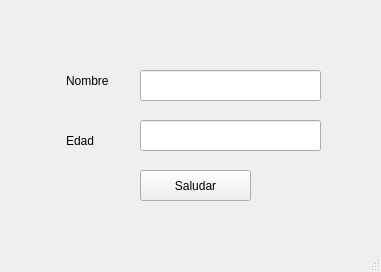
<?xml version="1.0" encoding="UTF-8"?>
<ui version="4.0">
 <class>MainWindow</class>
 <widget class="QMainWindow" name="MainWindow">
  <property name="geometry">
   <rect>
    <x>0</x>
    <y>0</y>
    <width>381</width>
    <height>272</height>
   </rect>
  </property>
  <property name="windowTitle">
   <string>MainWindow</string>
  </property>
  <widget class="QWidget" name="centralwidget">
   <widget class="QPushButton" name="btnSaludar">
    <property name="geometry">
     <rect>
      <x>140</x>
      <y>170</y>
      <width>111</width>
      <height>31</height>
     </rect>
    </property>
    <property name="text">
     <string>Saludar</string>
    </property>
   </widget>
   <widget class="QLabel" name="label">
    <property name="geometry">
     <rect>
      <x>66</x>
      <y>70</y>
      <width>61</width>
      <height>21</height>
     </rect>
    </property>
    <property name="text">
     <string>Nombre</string>
    </property>
   </widget>
   <widget class="QLabel" name="label_2">
    <property name="geometry">
     <rect>
      <x>66</x>
      <y>130</y>
      <width>81</width>
      <height>21</height>
     </rect>
    </property>
    <property name="text">
     <string>Edad</string>
    </property>
   </widget>
   <widget class="QLineEdit" name="txtNombre">
    <property name="geometry">
     <rect>
      <x>140</x>
      <y>70</y>
      <width>181</width>
      <height>31</height>
     </rect>
    </property>
   </widget>
   <widget class="QLineEdit" name="txtEdad">
    <property name="geometry">
     <rect>
      <x>140</x>
      <y>120</y>
      <width>181</width>
      <height>31</height>
     </rect>
    </property>
   </widget>
  </widget>
  <widget class="QMenuBar" name="menubar">
   <property name="geometry">
    <rect>
     <x>0</x>
     <y>0</y>
     <width>381</width>
     <height>17</height>
    </rect>
   </property>
  </widget>
  <widget class="QStatusBar" name="statusbar"/>
 </widget>
 <resources/>
 <connections/>
</ui>
